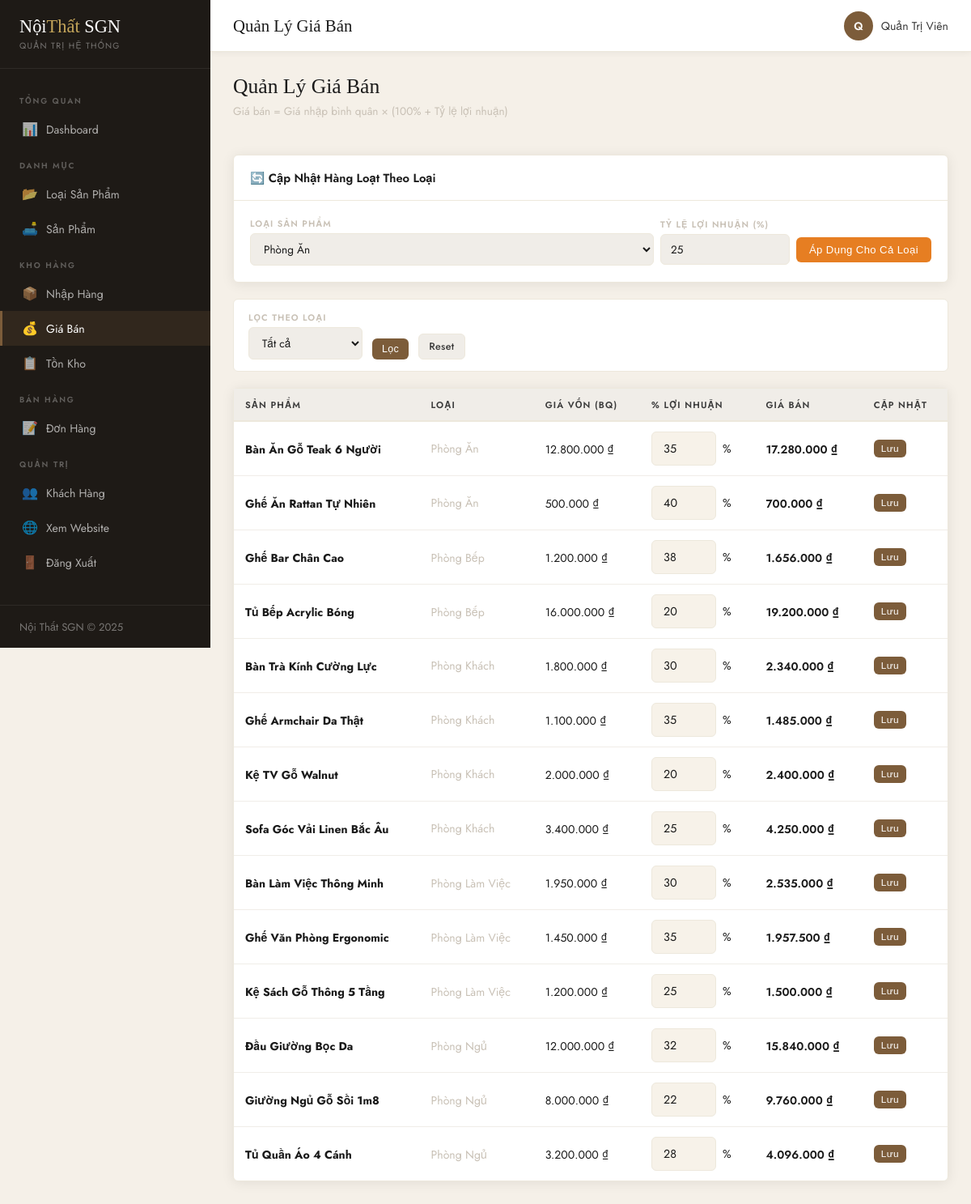
Screenshot of /NoiThat/admin/pricing.php (signed in) with the database file from the repository.
### tables this page shows
CREATE TABLE `san_pham` (
  `ma_sp` int(11) NOT NULL,
  `ma_loai` int(11) NOT NULL,
  `ten_sp` varchar(200) NOT NULL,
  `mo_ta` text DEFAULT NULL,
  `don_vi_tinh` varchar(30) DEFAULT 'Cái',
  `hinh` varchar(255) DEFAULT NULL,
  `tl_loi_nhuan` decimal(5,2) DEFAULT 20.00 COMMENT '% lợi nhuận mặc định',
  `trang_thai` tinyint(1) DEFAULT 1 COMMENT '1=đang bán, 0=ẩn',
  `created_at` datetime DEFAULT current_timestamp()
);

CREATE TABLE `loai_sp` (
  `ma_loai` int(11) NOT NULL,
  `ten_loai` varchar(100) NOT NULL,
  `mo_ta` text DEFAULT NULL,
  `trang_thai` tinyint(1) DEFAULT 1 COMMENT '1=hiện, 0=ẩn',
  `created_at` datetime DEFAULT current_timestamp()
);

CREATE TABLE `ton_kho` (
  `ma_sp` int(11) NOT NULL,
  `so_luong` int(11) DEFAULT 0,
  `gia_von` decimal(15,2) DEFAULT 0.00 COMMENT 'Giá nhập bình quân',
  `updated_at` datetime DEFAULT current_timestamp() ON UPDATE current_timestamp()
);

### NoiThat/admin/pricing.php (the view, shortened to what this page needs)
<?php
require_once __DIR__ . '/includes/header.php';
$where  = 'sp.trang_thai=1';
$san_phams = $conn->query("
    SELECT sp.ma_sp, sp.ten_sp, ls.ma_loai, ls.ten_loai,
           tk.so_luong, tk.gia_von,
           COALESCE(gb.tl_loi_nhuan, sp.tl_loi_nhuan) as tl_loi_nhuan
    FROM san_pham sp
    JOIN loai_sp ls ON sp.ma_loai=ls.ma_loai
    LEFT JOIN ton_kho tk ON sp.ma_sp=tk.ma_sp
    LEFT JOIN gia_ban gb ON sp.ma_sp=gb.ma_sp
    WHERE $where ORDER BY ls.ten_loai, sp.ten_sp
");
$loai_list = $conn->query("SELECT * FROM loai_sp WHERE trang_thai=1 ORDER BY ten_loai");
?>
<div class="d-flex justify-between align-center mb-20">
    <div><h2 class="page-title">Quản Lý Giá Bán</h2><p class="page-sub">Giá bán = Giá nhập bình quân × (100% + Tỷ lệ lợi nhuận)</p></div>
</div>
<div class="admin-card mb-20">
    <div class="admin-card-header"><h3>🔄 Cập Nhật Hàng Loạt Theo Loại</h3></div>
    <div class="admin-card-body">
        <form method="POST" class="d-flex gap-8 align-center flex-wrap">
            <div class="filter-item flex-1">
                <label>Loại sản phẩm</label>
                <select name="ma_loai" class="form-control" required>
                    <?php while ($l = $loai_list->fetch_assoc()): ?>
                    <option value="<?= $l['ma_loai'] ?>"><?= htmlspecialchars($l['ten_loai']) ?></option>
                    <?php endwhile; ?>
                </select>
            </div>
            <div class="filter-item" style="min-width:160px;">
                <label>Tỷ lệ lợi nhuận (%)</label>
                <input type="number" name="tl_bulk" class="form-control" min="0" max="500" step="0.5" value="25" required>
            </div>
            <div style="padding-top:20px;">
                <button type="submit" class="btn btn-warning">Áp Dụng Cho Cả Loại</button>
            </div>
        </form>
    </div>
</div>
<form method="GET" class="admin-filter">
    <div class="filter-item">
        <label>Lọc theo loại</label>
        <select name="loai">
            <option value="0">Tất cả</option>
        </select>
    </div>
    <button type="submit" class="btn btn-primary btn-sm">Lọc</button>
    <a href="<?= SITE_URL ?>/admin/pricing.php" class="btn btn-secondary btn-sm">Reset</a>
</form>
<div class="admin-card">
    <div style="overflow-x:auto;">
        <table class="data-table">
            <thead><tr><th>Sản phẩm</th><th>Loại</th><th>Giá vốn (BQ)</th><th>% Lợi nhuận</th><th>Giá bán</th><th>Cập nhật</th></tr></thead>
            <tbody>
                <?php while ($sp = $san_phams->fetch_assoc()):
                    $gia_von = (float)($sp['gia_von'] ?? 0);
                    $tl      = (float)($sp['tl_loi_nhuan'] ?? 20);
                    $gia_ban = $gia_von * (1 + $tl/100);
                ?>
                <tr>
                    <td><strong><?= htmlspecialchars($sp['ten_sp']) ?></strong></td>
                    <td class="text-muted"><?= htmlspecialchars($sp['ten_loai']) ?></td>
                    <td><?= number_format($gia_von,0,',','.') ?> ₫</td>
                    <td>
                        <form method="POST" class="d-flex gap-8 align-center">
                            <input type="number" name="tl_loi_nhuan" value="<?= $tl ?>" min="0" max="500" step="0.5"
                                style="width:80px;" class="form-control">
                            <span>%</span>
                    </td>
                    <td class="fw-600 text-walnut"><?= number_format($gia_ban,0,',','.') ?> ₫</td>
                    <td>
                            <button type="submit" class="btn btn-xs btn-primary">Lưu</button>
                    </td>
                </tr>
                <?php endwhile; ?>
            </tbody>
        </table>
    </div>
</div>
<?php require_once __DIR__ . '/includes/footer.php'; ?>

### NoiThat/assets/css/admin.css (style rules this page uses)
:root { --sidebar-w: 260px; --header-h: 64px; --cream: #F7F2E9; --charcoal: #1A1A1A; --charcoal-mid:#3A3A3A; --walnut: #7C5C3A; --gold: #C4A55A; --white: #FFFFFF; --gray-light: #F0EDE8; --gray-mid: #C8C0B5; --red: #C0392B; --green: #27AE60; --blue: #2980B9; --sidebar-bg: #1E1A16; --sidebar-text:rgba(255,255,255,0.65); --sidebar-hover:rgba(255,255,255,0.08); --sidebar-active:#7C5C3A; --cream-dark: #EDE8DC; --shadow: 0 2px 16px rgba(0,0,0,0.08); --radius: 6px; --transition: all 0.25s ease; --font-body: 'Jost','Helvetica Neue',sans-serif; --font-display:'Cormorant Garamond',Georgia,serif; }
*, *::before, *::after { box-sizing:border-box; margin:0; padding:0; }
body { font-family:var(--font-body); background:#F5F0E8; color:var(--charcoal); font-size:14px; }
a { text-decoration:none; color:inherit; }
.admin-card { background:var(--white); border:1px solid var(--cream-dark); border-radius:var(--radius); box-shadow:var(--shadow); margin-bottom:24px; }
.admin-card-header { padding:16px 20px; border-bottom:1px solid var(--cream-dark); display:flex; align-items:center; justify-content:space-between; flex-wrap:wrap; gap:12px; }
.admin-card-header h3 { font-family:var(--font-body); font-size:0.92rem; font-weight:600; color:var(--charcoal); }
.admin-card-body { padding:20px; }
.data-table { width:100%; border-collapse:collapse; font-size:0.88rem; }
.data-table th { background:var(--gray-light); padding:11px 14px; text-align:left; font-size:0.7rem; font-weight:600; letter-spacing:0.1em; text-transform:uppercase; color:var(--charcoal-mid); border-bottom:2px solid var(--cream-dark); white-space:nowrap; }
.data-table td { padding:12px 14px; border-bottom:1px solid var(--gray-light); vertical-align:middle; }
.data-table tr:last-child td { border-bottom:none; }
.btn { display:inline-flex; align-items:center; gap:6px; padding:8px 16px; border-radius:var(--radius); font-size:0.82rem; font-weight:500; cursor:pointer; border:none; transition:var(--transition); letter-spacing:0.03em; }
.btn-sm { padding:6px 12px; font-size:0.78rem; }
.btn-xs { padding:4px 9px; font-size:0.74rem; }
.btn-primary { background:var(--walnut); color:var(--white); }
.btn-warning { background:#E67E22; color:var(--white); }
.btn-secondary { background:var(--gray-light); color:var(--charcoal-mid); border:1px solid var(--cream-dark); }
.form-control { border:1px solid var(--cream-dark); border-radius:var(--radius); padding:10px 14px; font-size:0.9rem; color:var(--charcoal); background:var(--cream); outline:none; transition:var(--transition); font-family:var(--font-body); width:100%; }
.admin-filter { background:var(--white); border:1px solid var(--cream-dark); border-radius:var(--radius); padding:14px 18px; display:flex; gap:12px; align-items:flex-end; flex-wrap:wrap; margin-bottom:20px; }
.filter-item { display:flex; flex-direction:column; gap:4px; min-width:130px; }
.filter-item label { font-size:0.68rem; font-weight:600; letter-spacing:0.1em; text-transform:uppercase; color:var(--gray-mid); }
.filter-item input, .filter-item select { border:1px solid var(--cream-dark); border-radius:var(--radius); padding:8px 12px; font-size:0.85rem; background:var(--gray-light); color:var(--charcoal); outline:none; transition:var(--transition); font-family:var(--font-body); }
.filter-item.flex-1 { flex:1; min-width:200px; }
.page-title { font-family:var(--font-display); font-size:1.6rem; font-weight:400; margin-bottom:4px; }
.page-sub { color:var(--gray-mid); font-size:0.85rem; margin-bottom:24px; }
.text-muted { color:var(--gray-mid); }
.fw-600 { font-weight:600; }
.d-flex { display:flex; }
.gap-8 { gap:8px; }
.align-center { align-items:center; }
.justify-between { justify-content:space-between; }
.mb-20 { margin-bottom:20px; }

### rows the page displays
san_pham: ten_sp "Bàn Ăn Gỗ Teak 6 Người", ma_loai.ten_loai "Phòng Ăn", ton_kho.gia_von "12.800.000", tl_loi_nhuan "35", gia_ban "17.280.000"
san_pham: ten_sp "Ghế Ăn Rattan Tự Nhiên", ma_loai.ten_loai "Phòng Ăn", ton_kho.gia_von "500.000", tl_loi_nhuan "40", gia_ban "700.000"
san_pham: ten_sp "Ghế Bar Chân Cao", ma_loai.ten_loai "Phòng Bếp", ton_kho.gia_von "1.200.000", tl_loi_nhuan "38", gia_ban "1.656.000"
san_pham: ten_sp "Tủ Bếp Acrylic Bóng", ma_loai.ten_loai "Phòng Bếp", ton_kho.gia_von "16.000.000", tl_loi_nhuan "20", gia_ban "19.200.000"
san_pham: ten_sp "Bàn Trà Kính Cường Lực", ma_loai.ten_loai "Phòng Khách", ton_kho.gia_von "1.800.000", tl_loi_nhuan "30", gia_ban "2.340.000"
san_pham: ten_sp "Ghế Armchair Da Thật", ma_loai.ten_loai "Phòng Khách", ton_kho.gia_von "1.100.000", tl_loi_nhuan "35", gia_ban "1.485.000"
san_pham: ten_sp "Kệ TV Gỗ Walnut", ma_loai.ten_loai "Phòng Khách", ton_kho.gia_von "2.000.000", tl_loi_nhuan "20", gia_ban "2.400.000"
san_pham: ten_sp "Sofa Góc Vải Linen Bắc Âu", ma_loai.ten_loai "Phòng Khách", ton_kho.gia_von "3.400.000", tl_loi_nhuan "25", gia_ban "4.250.000"
san_pham: ten_sp "Bàn Làm Việc Thông Minh", ma_loai.ten_loai "Phòng Làm Việc", ton_kho.gia_von "1.950.000", tl_loi_nhuan "30", gia_ban "2.535.000"
san_pham: ten_sp "Ghế Văn Phòng Ergonomic", ma_loai.ten_loai "Phòng Làm Việc", ton_kho.gia_von "1.450.000", tl_loi_nhuan "35", gia_ban "1.957.500"
san_pham: ten_sp "Kệ Sách Gỗ Thông 5 Tầng", ma_loai.ten_loai "Phòng Làm Việc", ton_kho.gia_von "1.200.000", tl_loi_nhuan "25", gia_ban "1.500.000"
san_pham: ten_sp "Đầu Giường Bọc Da", ma_loai.ten_loai "Phòng Ngủ", ton_kho.gia_von "12.000.000", tl_loi_nhuan "32", gia_ban "15.840.000"
san_pham: ten_sp "Giường Ngủ Gỗ Sồi 1m8", ma_loai.ten_loai "Phòng Ngủ", ton_kho.gia_von "8.000.000", tl_loi_nhuan "22", gia_ban "9.760.000"
san_pham: ten_sp "Tủ Quần Áo 4 Cánh", ma_loai.ten_loai "Phòng Ngủ", ton_kho.gia_von "3.200.000", tl_loi_nhuan "28", gia_ban "4.096.000"

### other values shown
$page_title "Quản Lý Giá Bán"
mb_substr($admin_name,0,1,'UTF-8') "Q"
$admin_name "Quản Trị Viên"
form field ma_loai "Phòng Ăn"
